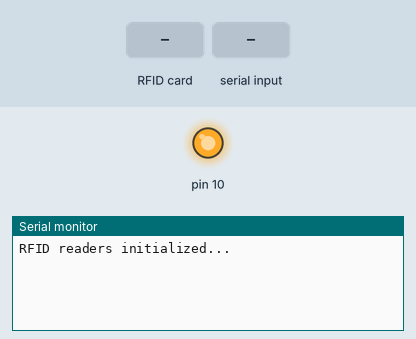
A sketch run on a simulated Arduino Uno, built with avr-gcc and run on an emulated ATmega328P. Parts: output pins drawn as LEDs (lit = HIGH), the last lines printed to the serial monitor. Inputs (shaded band) come from the test bench.

Above: at 1.2 s.
1.3 s: RFID card 5E 7A 19 C4 held to the reader
At 2.8 s:
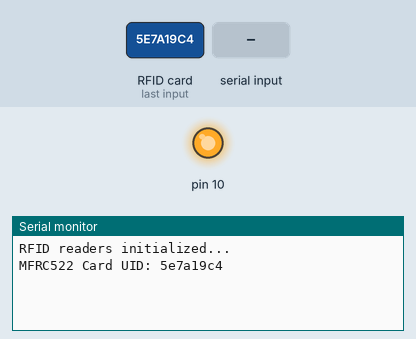
3.1 s: "1\n" received over the second serial link
At 4.5 s:
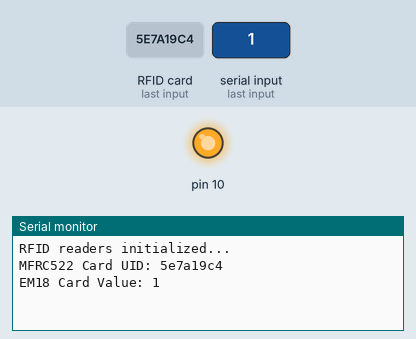

The sketch:

Simple_read_RC522.ino
```cpp
#include <SPI.h>
#include <MFRC522.h>
#include <SoftwareSerial.h>

/*
📌 ESP8266 (NodeMCU) Pin Mapping for RFID Readers:

✅ **MFRC522 (SPI) Pin Mapping**
    - **SDA/SS**  → GPIO2  (D4)
    - **SCK**     → GPIO14 (D5)
    - **MOSI**    → GPIO13 (D7)
    - **MISO**    → GPIO12 (D6)
    - **RST**     → GPIO0  (D3)
    - **VCC**     → 3.3V
    - **GND**     → GND

✅ **EM18 RFID (UART) Pin Mapping**
    - **TX (Data Out)**  → GPIO4 (D2)
    - **VCC**            → 5V
    - **GND**            → GND

✅ **SPI Connection Notes** (For MFRC522)
    - ESP8266 **uses hardware SPI** on these pins:
      - **SCK**  → GPIO14 (D5)
      - **MOSI** → GPIO13 (D7)
      - **MISO** → GPIO12 (D6)
*/

#define SS_PIN 2     // GPIO2  (D4) - MFRC522 SDA/SS
#define RST_PIN 0    // GPIO0  (D3) - MFRC522 RST
#define EM18_RX 4    // GPIO4  (D2) - EM18 TX (Serial Data Output)

// 📌 Initialize Modules
MFRC522 mfrc522(SS_PIN, RST_PIN);  // MFRC522 Instance
SoftwareSerial RFID(EM18_RX, -1);  // EM18 uses TX only, so RX is -1

void setup() {
    Serial.begin(115200);  // Start serial communication
    SPI.begin();           // Initialize SPI for MFRC522
    mfrc522.PCD_Init();    // Initialize MFRC522 module
    RFID.begin(9600);      // Start software serial for EM18 RFID
    Serial.println("RFID readers initialized...");
}

void loop() {
    // Read MFRC522 RFID
    String mfrc522_card = readMFRC522();
    if (mfrc522_card != "") {
        Serial.print("MFRC522 Card UID: ");
        Serial.println(mfrc522_card);
    }

    // Read EM18 RFID
    String em18_card = readEM18();
    if (em18_card != "") {
        Serial.print("EM18 Card Value: ");
        Serial.println(em18_card);
    }

    delay(500);
}

// 📌 Function to Read MFRC522 RFID Card
String readMFRC522() {
    if (!mfrc522.PICC_IsNewCardPresent() || !mfrc522.PICC_ReadCardSerial()) {
        return "";
    }

    String cardUID = "";
    for (byte i = 0; i < mfrc522.uid.size; i++) {
        cardUID += String(mfrc522.uid.uidByte[i], HEX);
    }

    mfrc522.PICC_HaltA();
    mfrc522.PCD_StopCrypto1();
    return cardUID;
}

// 📌 Function to Read EM18 RFID Card (UART)
String readEM18() {
    if (RFID.available()) {
        String cardValue = "";
        while (RFID.available()) {
            char c = RFID.read();
            if (c != '\n' && c != '\r') {  // Ignore newline characters
                cardValue += c;
            }
        }
        return cardValue;
    }
    return "";
}
```

Measured:
- after the input at 1.3 s, the serial monitor: prints a new line after 0.33 s (image 1)
- after the input at 3.1 s, the serial monitor: prints a new line after 0.11 s (image 2)
